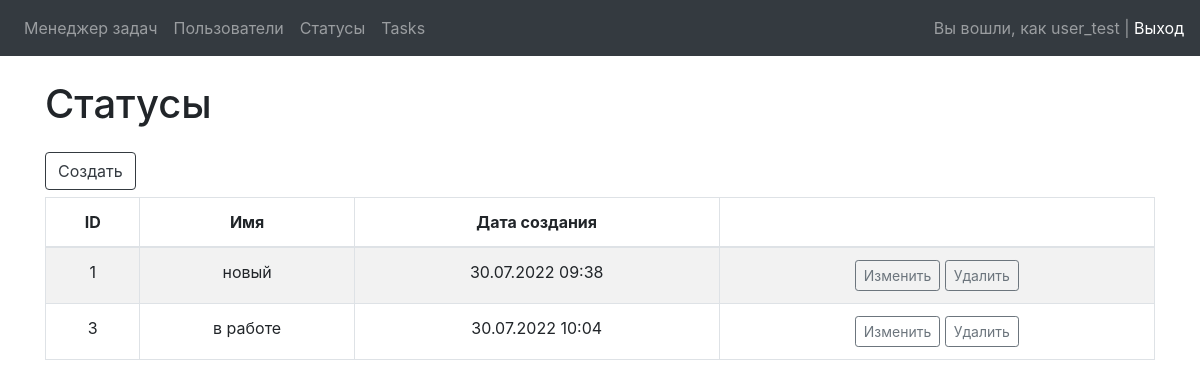
Screenshot of /statuses/ (signed in) with the database file from the repository.
### users/models.py (models this page shows, shortened)
class MyUser(AbstractUser):
    class Meta:
        verbose_name = 'User'
        verbose_name_plural = 'Users'

### statuses/models.py (models this page shows, shortened)
class Status(models.Model):
    name = models.CharField(max_length=50, unique=True, null=False, verbose_name='Имя')
    created_at = models.DateTimeField(auto_now_add=True, verbose_name='Дата создания')
    class Meta:
        verbose_name = 'Status'
        verbose_name_plural = 'Statuses'

### statuses/views.py (the view)
# urls.py: path('statuses/', StatusListView.as_view(), name='status_list'),
class StatusListView(LoginRequiredMixin, ListView):
    model = Status
    template_name = 'statuses/statuses_list.html'
    context_object_name = 'statuses_list'

### statuses/templates/statuses/statuses_list.html (shortened to what this page needs)
{% extends 'base.html' %}
{% load bootstrap4 %}
{% load i18n %}
{% block content %}
<div class="container wrapper flex-grow-1">
    <h1 class="my-4">Статусы</h1>
    <a href="{% url 'status_add' %}">
        <button class="btn btn-outline-dark" style="margin-bottom: 7px">Создать</button>
    </a>
    <table class="table table-hover table-striped table-bordered">
        <thead align="center">
        <tr>
            <th>ID</th>
            <th>Имя</th>
            <th>Дата создания</th>
            <th></th>
        </tr>
        </thead>
        <tbody>
        {% for st in statuses_list %}
        <tr>
            <td align="center">{{ st.pk }}</td>
            <td align="center">{{ st.name }}</td>
            <td align="center">{{ st.created_at|date:"d.m.Y H:i" }}</td>
            <td align="center">
                <a href="{% url 'status_update' st.pk %}" style="display: inline-block">
                    <button class="btn btn-outline-secondary btn-sm">Изменить</button>
                </a>
                <a href="{% url 'status_delete' st.pk %}" style="display: inline-block">
                    <button class="btn btn-outline-secondary btn-sm">Удалить</button>
                </a>
            </td>
        </tr>
        {% endfor %}
        </tbody>
    </table>
</div>
{% endblock %}

### task_manager/templates/inc/_nav.html (shortened to what this page needs)
{% load i18n %}
<nav class="navbar navbar-expand-lg navbar-dark bg-dark">
    <div class="collapse navbar-collapse" id="navbarSupportedContent">
        {% if user.is_authenticated %}
            <ul class="navbar-nav mr-auto">
                <li class="nav-item"><a class="nav-link" href="{% url 'home' %}">{% trans 'Task manager' %}</a></li>
                <li class="nav-item"><a class="nav-link" href="{% url 'users_list' %}">{% trans 'Users' %}</a></li>
                <li class="nav-item"><a class="nav-link" href="{% url 'status_list' %}">{% trans 'Statuses' %}</a></li>
                <li class="nav-item"><a class="nav-link" href="{% url 'task_list' %}">{% trans 'Tasks' %}</a></li>
            </ul>
            <span class="navbar-text">
                Вы вошли, как {{ user.username }} | <a href="{% url 'logout' %}">{% trans 'Logout' %}</a>
            </span>
            {% endif %}
    </div>
</nav>

### rows the page displays
MyUser: username "user_test"
Status: pk "1", name "новый", created_at "30.07.2022 09:38"
Status: pk "3", name "в работе", created_at "30.07.2022 10:04"
